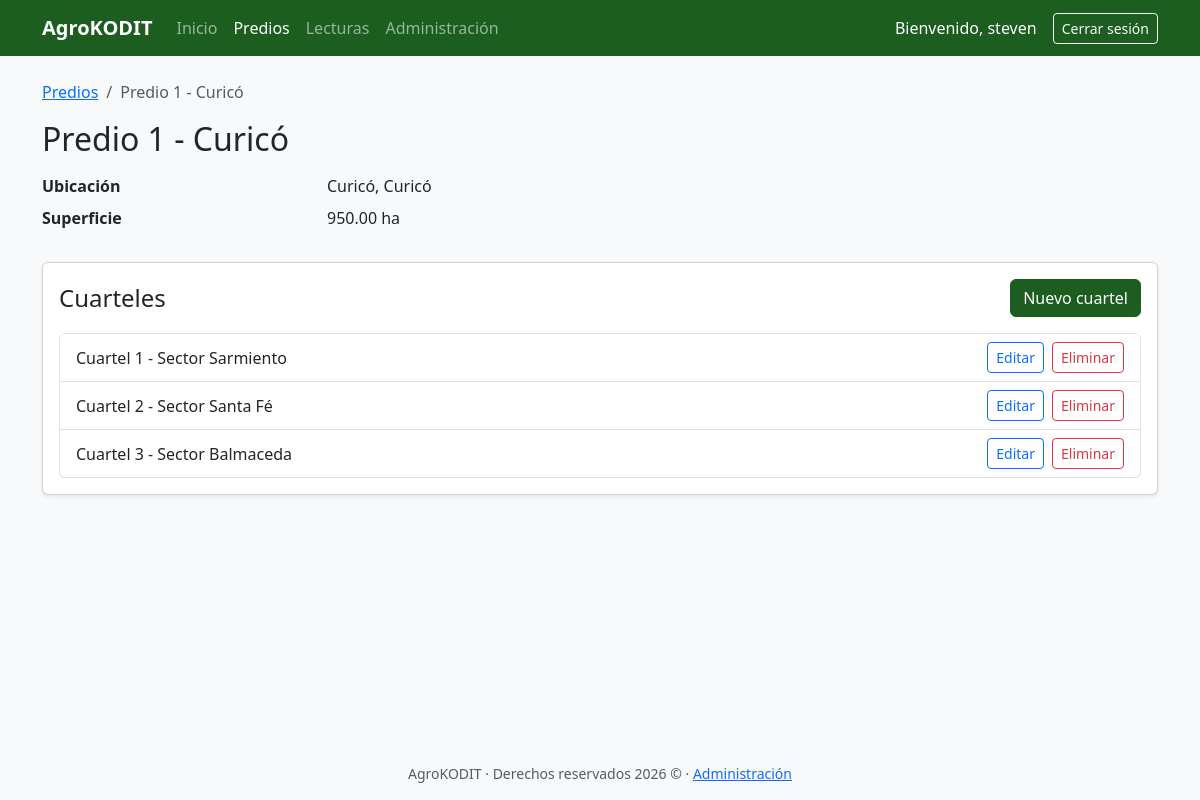
The page /predios/4/ (signed in) on the database its author committed.
### gestor/models.py (models this page shows, shortened)
class Predio(models.Model):
    nombre = models.CharField(max_length=100)
    ubicacion = models.CharField("ubicación", max_length=200)
    superficie_hectareas = models.DecimalField(max_digits=8, decimal_places=2)
    class Meta:
        ordering = ["nombre"]
        verbose_name = "Predio"
        verbose_name_plural = "Predios"

class Cuartel(models.Model):
    predio = models.ForeignKey(Predio, on_delete=models.CASCADE)
    nombre = models.CharField(max_length=100)
    class Meta:
        ordering = ["nombre"]
        verbose_name = "Cuartel"
        verbose_name_plural = "Cuarteles"
    def __str__(self):
        return self.nombre

### gestor/views.py (the view)
# urls.py: path("predios/<int:pk>/", views.PredioDetailView.as_view(), name="predio_detail"),
class PredioDetailView(LoginRequiredMixin, PermissionRequiredMixin, DetailView):
    model = Predio
    permission_required = "gestor.view_predio"
    template_name = "predio_detail.html"

### AgroKODIT/templates/predio_detail.html (shortened to what this page needs)
{% extends "base.html" %}
{% block content %}
<nav aria-label="Ruta de navegación">
  <ol class="breadcrumb">
    <li class="breadcrumb-item"><a href="{% url 'predio_list' %}">Predios</a></li>
    <li class="breadcrumb-item active" aria-current="page">{{ object.nombre }}</li>
  </ol>
</nav>
<h1 class="h2 mb-3">{{ object.nombre }}</h1>
<dl class="row mb-4">
  <dt class="col-sm-3">Ubicación</dt>
  <dd class="col-sm-9">{{ object.ubicacion }}</dd>
  <dt class="col-sm-3">Superficie</dt>
  <dd class="col-sm-9">{{ object.superficie_hectareas }} ha</dd>
</dl>
<section class="card shadow-sm" aria-labelledby="cuarteles">
  <div class="card-body">
    <div class="d-flex flex-wrap justify-content-between align-items-center gap-2 mb-3">
      <h2 id="cuarteles" class="h4 mb-0">Cuarteles</h2>
      {% if perms.gestor.add_cuartel %}
      <a class="btn btn-primary" href="{% url 'cuartel_create' %}?predio={{ object.pk }}">Nuevo cuartel</a>
      {% endif %}
    </div>
    {% with cuarteles=object.cuartel_set.all %}
    {% if cuarteles %}
    <ul class="list-group">
      {% for c in cuarteles %}
      <li class="list-group-item d-flex flex-wrap justify-content-between align-items-center gap-2">
        <span>{{ c }}</span>
        <span class="d-flex gap-2">
          {% if perms.gestor.change_cuartel %}
          <a class="btn btn-sm btn-outline-primary" href="{% url 'cuartel_update' c.pk %}">Editar<span class="visually-hidden"> {{ c }}</span></a>
          {% endif %}
          {% if perms.gestor.delete_cuartel %}
          <a class="btn btn-sm btn-outline-danger" href="{% url 'cuartel_delete' c.pk %}">Eliminar<span class="visually-hidden"> {{ c }}</span></a>
          {% endif %}
        </span>
      </li>
      {% endfor %}
    </ul>
    {% else %}
    <p class="mb-0">Este predio todavía no tiene cuarteles.</p>
    {% endif %}
    {% endwith %}
  </div>
</section>
{% endblock %}

### AgroKODIT/templates/base.html (shortened to what this page needs)
{% load static %}
<!DOCTYPE html>
<html lang="es">
<head>
  <link rel="stylesheet" href="https://cdn.jsdelivr.net/npm/bootstrap@5.3.3/dist/css/bootstrap.min.css">
  <link rel="stylesheet" href="{% static 'css/agrokodit.css' %}">
</head>
<body class="d-flex flex-column min-vh-100 bg-body-tertiary">
  <header>
    <nav class="navbar navbar-expand-lg navbar-dark bg-agro" aria-label="Navegación principal">
      <div class="container">
        <a class="navbar-brand fw-bold" href="{% url 'dashboard' %}">AgroKODIT</a>
        {% if user.is_authenticated %}
        <div class="collapse navbar-collapse" id="menu">
          <ul class="navbar-nav me-auto mb-2 mb-lg-0">
            <li class="nav-item">
              <a class="nav-link{% if request.resolver_match.url_name == 'dashboard' %} active{% endif %}"
                 href="{% url 'dashboard' %}">Inicio</a>
            </li>
            {% if perms.gestor.view_predio %}
            <li class="nav-item">
              <a class="nav-link{% if 'predio' in request.resolver_match.url_name or 'cuartel' in request.resolver_match.url_name %} active{% endif %}"
                 {% if 'predio' in request.resolver_match.url_name or 'cuartel' in request.resolver_match.url_name %}aria-current="page"{% endif %}
                 href="{% url 'predio_list' %}">Predios</a>
            </li>
            {% endif %}
            {% if perms.gestor.view_lecturasensor %}
            <li class="nav-item">
              <a class="nav-link{% if 'lectura' in request.resolver_match.url_name %} active{% endif %}"
                 href="{% url 'lectura_list' %}">Lecturas</a>
            </li>
            {% endif %}
            {% if user.is_staff %}
            <li class="nav-item">
              <a class="nav-link " href="{% url 'admin:index' %}">Administración</a>
            </li>
            {% endif %}
          </ul>
          <div class="d-flex align-items-center gap-3 text-white">
            <span>Bienvenido, {{ user.get_full_name|default:user.username }}</span>
            <form method="post" action="{% url 'logout' %}">
              <button type="submit" class="btn btn-outline-light btn-sm">Cerrar sesión</button>
            </form>
          </div>
        </div>
        {% endif %}
      </div>
    </nav>
  </header>
  <main id="contenido" tabindex="-1" class="container py-4">
    {% block content %}{% endblock %}
  </main>
  <footer class="mt-auto py-3 text-center text-body-secondary small">
    AgroKODIT · Derechos reservados 2026 &copy; {{ now|date:"Y" }} · <a href=" {% url 'admin:index' %}">Administración</a>
  </footer>
</body>
</html>

### AgroKODIT/static/css/agrokodit.css (style rules this page uses)
:root { --agro: #1b5e20; --agro-oscuro: #144a19; --bs-link-color: var(--agro); --bs-link-hover-color: var(--agro-oscuro); }
.bg-agro { background-color: var(--agro) !important; }
.btn-primary { --bs-btn-bg: var(--agro); --bs-btn-border-color: var(--agro); --bs-btn-hover-bg: var(--agro-oscuro); --bs-btn-hover-border-color: var(--agro-oscuro); --bs-btn-active-bg: var(--agro-oscuro); --bs-btn-active-border-color: var(--agro-oscuro); --bs-btn-disabled-bg: var(--agro); --bs-btn-disabled-border-color: var(--agro); }

### rows shown on the page
Predio: nombre "Predio 1 - Curicó", ubicacion "Curicó, Curicó", superficie_hectareas "950.00"
Cuartel: nombre "Cuartel 1 - Sector Sarmiento"
Cuartel: nombre "Cuartel 2 - Sector Santa Fé"
Cuartel: nombre "Cuartel 3 - Sector Balmaceda"

### other values the page prints
{{ user.get_full_name|default:user.username }} "steven"
